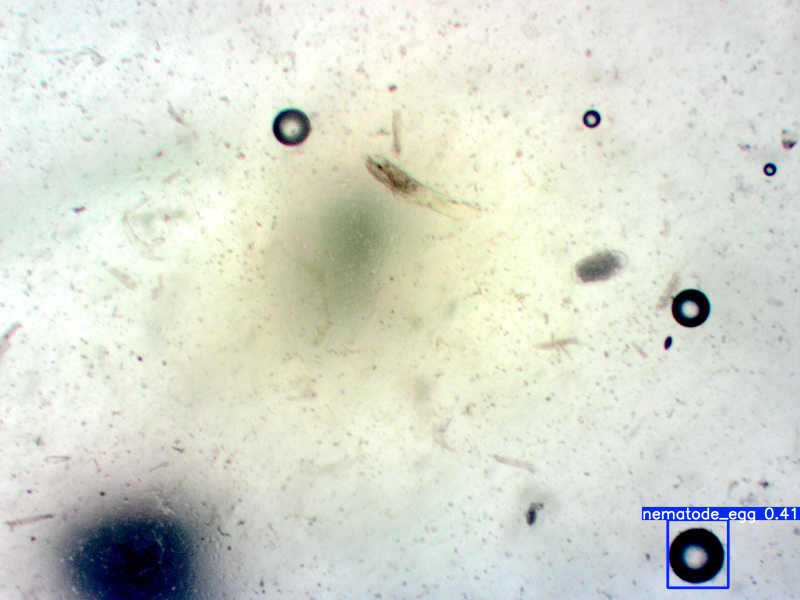
#> input picture YOLO/nematode_yolov5s/test/Image_05.tif, 1600 x 1200 px, found by its file name (shown at 1/2 size)
$ python image_process.py
#> lines starting #> are read from the running program, lines starting #| are printed output that depends on the picture; after the words box and inside, x2 and y2 are one past the last pixel; in counts of white or black regions, pixels touching at a corner belong together
import cv2
import numpy as np
import matplotlib.pyplot as plt

# Load the microscope image
image_path = "Data/Image_05.tif"  # Adjust the path if needed
image = cv2.imread(image_path)
#> image is the input picture: shape (1200, 1600, 3); mean B, G, R 206.9, 218.1, 214

# Convert to grayscale
gray = cv2.cvtColor(image, cv2.COLOR_BGR2GRAY)
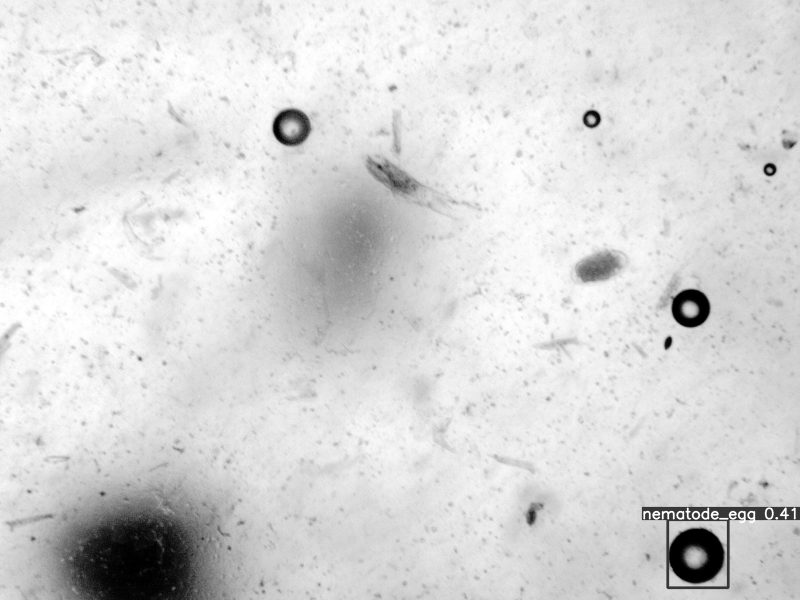
#> gray: shape (1200, 1600) (shown at 1/2 size); min 0, max 255, mean 215.6
# hsv = cv2.cvtColor(image, cv2.COLOR_BGR2HSV)

# Apply Gaussian blur to reduce noise
blurred = cv2.GaussianBlur(gray, (5, 5), 0)

# Removes unnecessary background
_, global_thresh = cv2.threshold(blurred, 150, 255, cv2.THRESH_BINARY_INV)
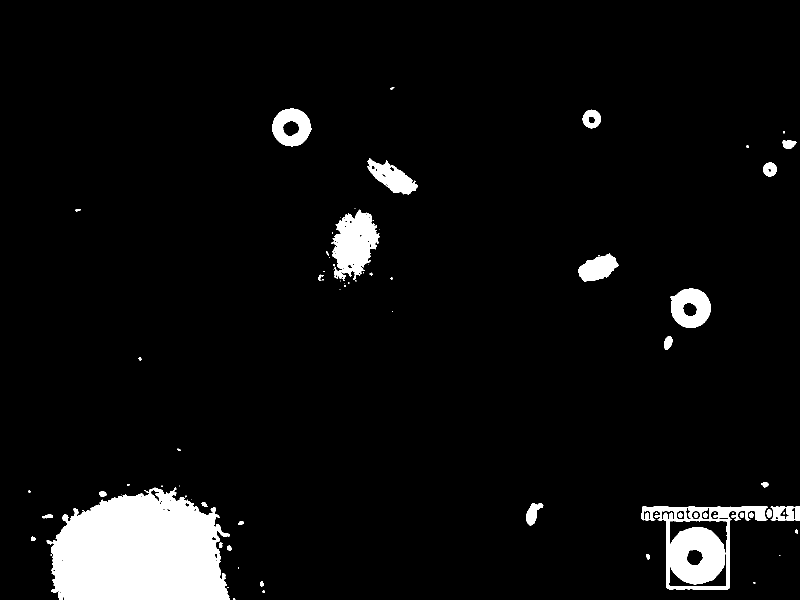
#> global_thresh: shape (1200, 1600) (shown at 1/2 size); 5.7% white; 82 white regions (44 under 20 px), largest, box (x1, y1, x2, y2) and area: (93, 975, 460, 1200) 63778, (1283, 1013, 1536, 1179) 16706, (662, 419, 759, 562) 8280

# Apply adaptive thresholding for fine details
adaptive_thresh = cv2.adaptiveThreshold(
    blurred, 255, cv2.ADAPTIVE_THRESH_GAUSSIAN_C, cv2.THRESH_BINARY_INV, 11, 2
)
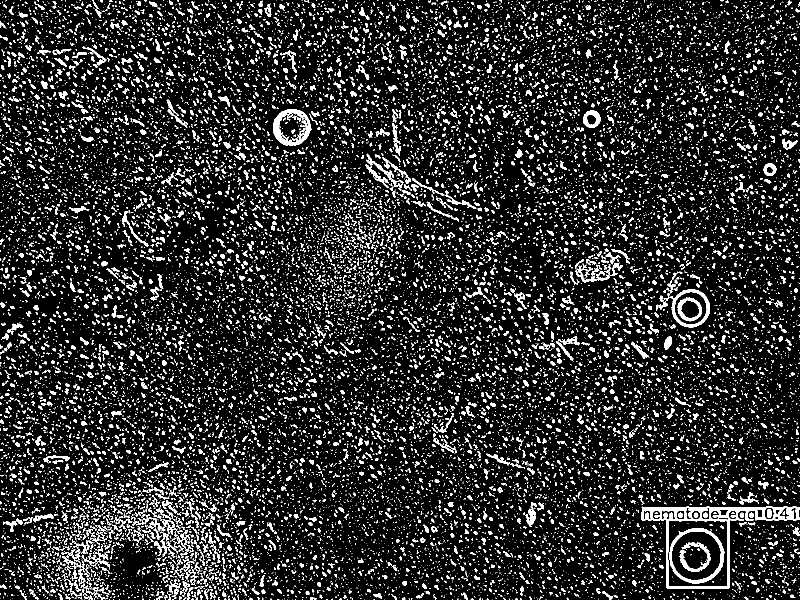
#> adaptive_thresh: shape (1200, 1600) (shown at 1/2 size); 12.7% white; 22347 white regions (19291 under 20 px), largest, box (x1, y1, x2, y2) and area: (1283, 1013, 1600, 1178) 7110, (546, 218, 624, 292) 2143, (1339, 1056, 1449, 1167) 2020

# Combine both thresholding results (to balance detail and noise removal)
combined_thresh = cv2.bitwise_and(global_thresh, adaptive_thresh)
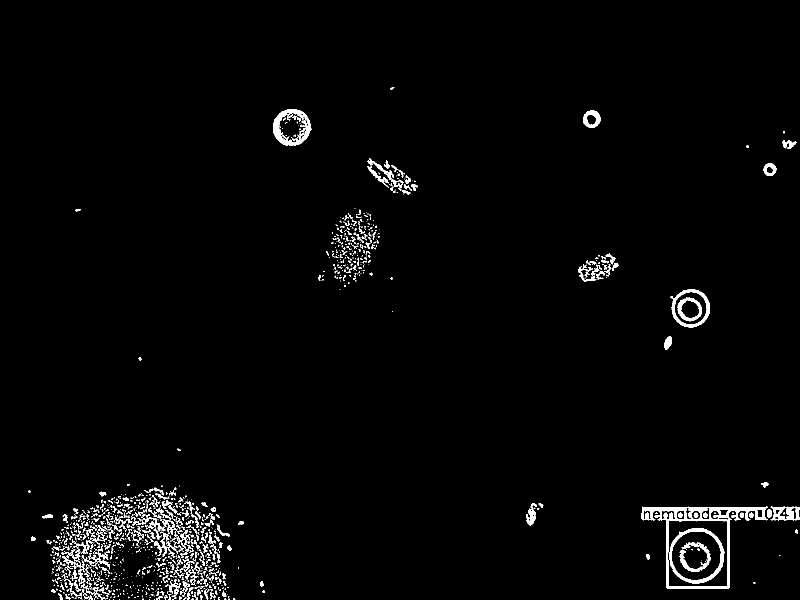
#> combined_thresh: shape (1200, 1600) (shown at 1/2 size); 2.1% white; 1313 white regions (989 under 20 px), largest, box (x1, y1, x2, y2) and area: (1283, 1013, 1536, 1178) 5913, (546, 218, 623, 292) 2142, (1339, 1056, 1449, 1167) 2017

# Perform morphological operations to remove small noise
kernel = np.ones((3, 3), np.uint8)
cleaned = cv2.morphologyEx(combined_thresh, cv2.MORPH_CLOSE, kernel, iterations=3)
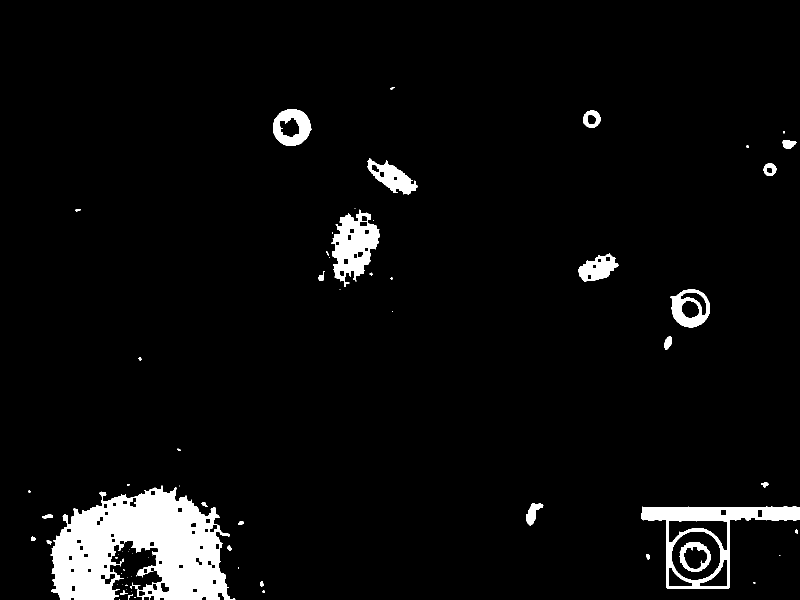
#> cleaned: shape (1200, 1600) (shown at 1/2 size); 4.7% white; 71 white regions (37 under 20 px), largest, box (x1, y1, x2, y2) and area: (101, 971, 471, 1200) 52766, (1283, 1013, 1600, 1178) 12548, (662, 419, 759, 574) 7791
cleaned = cv2.morphologyEx(cleaned, cv2.MORPH_OPEN, kernel, iterations=2)
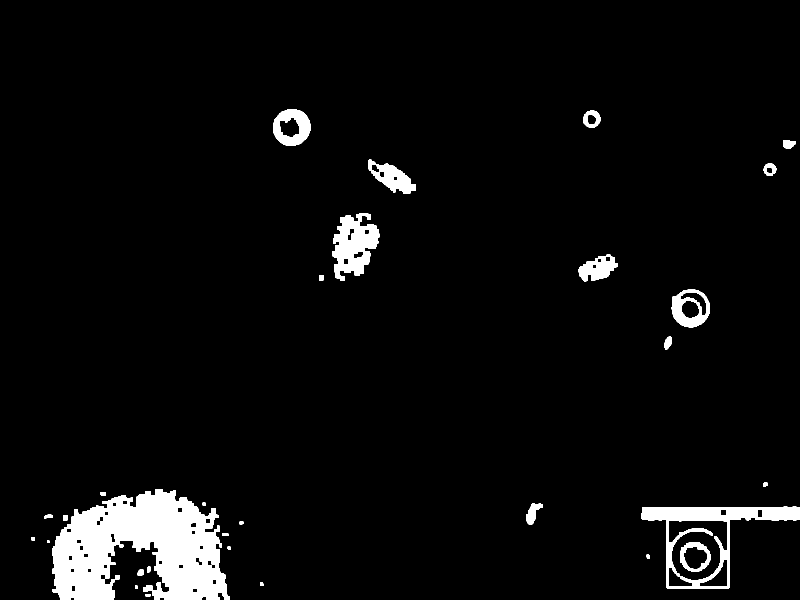
#> cleaned: shape (1200, 1600) (shown at 1/2 size); 4.6% white; 31 white regions

# Find contours
contours, _ = cv2.findContours(cleaned, cv2.RETR_EXTERNAL, cv2.CHAIN_APPROX_SIMPLE)
#> contours = 30 contours, 1 with area under 20; largest, box (x1, y1, x2, y2) and area: (104, 978, 459, 1200) 51841, (1283, 1013, 1600, 1178) 25124, (665, 427, 759, 562) 7723, (1343, 579, 1420, 655) 4527, (546, 218, 622, 292) 4258

# Filtering criteria
filtered_contours = []
min_area = 300  # Ignore small objects
max_area = 2000  # Ignore very large objects (e.g., frame artifacts)
aspect_ratio_threshold = 1.2  # Must be elongated
solidity_threshold = 0.85  # Filter out hollow bubbles and irregular debris

for cnt in contours:
    area = cv2.contourArea(cnt)
    if area < min_area or area > max_area:
        continue  # Skip objects too small or too large

    if len(cnt) >= 5:  # At least 5 points needed to fit an ellipse
        ellipse = cv2.fitEllipse(cnt)
        (x, y), (major_axis, minor_axis), angle = ellipse  # Get ellipse parameters
        aspect_ratio = max(major_axis, minor_axis) / min(major_axis, minor_axis)

        # Compute convex hull solidity (to eliminate bubbles and irregular debris)
        hull = cv2.convexHull(cnt)
        hull_area = cv2.contourArea(hull)
        solidity = area / hull_area if hull_area > 0 else 0

        if aspect_ratio > aspect_ratio_threshold and solidity > solidity_threshold:
            filtered_contours.append(cnt)
#> this loop made 30 passes
#> (area, x, y, major_axis, minor_axis, angle, aspect_ratio, hull_area) on passes 16, 26, 28, 29: (693.5, 1066.7, 1025.9, 22.99, 49.15, 27.9, 2.14, 867), (463.5, 1539.4, 338.5, 24.02, 25.1, 39.85, 1.04, 488), (301.5, 1576.7, 287.9, 16.88, 26.37, 86.58, 1.56, 320.5), (914, 1183.1, 237.8, 33.57, 34.93, 41.89, 1.04, 935.5)
#> area on passes 3, 5, 6, 7, 8, 10: 37.5, 107, 62.5, 37, 33.5, 35.5
#> after the loop, filtered_contours = 1 contour; box (x1, y1, x2, y2) and area: (1566, 281, 1592, 298) 302

# Draw only filtered contours on the original image
output_image = image.copy()
cv2.drawContours(output_image, filtered_contours, -1, (0, 255, 0), 2)
#> output_image: shape (1200, 1600, 3); 0.01% of pixels changed, all inside (x1, y1, x2, y2) = (1565, 280, 1593, 299)

# Display results
num_eggs = len(filtered_contours)
#> num_eggs = 1
plt.figure(figsize=(10, 5))
plt.subplot(1, 2, 1)
plt.imshow(gray, cmap="gray")
plt.title("Grayscale Image")

plt.subplot(1, 2, 2)
plt.imshow(cv2.cvtColor(output_image, cv2.COLOR_BGR2RGB))
plt.title(f"Detected Nematode Eggs: {num_eggs}")

plt.show()
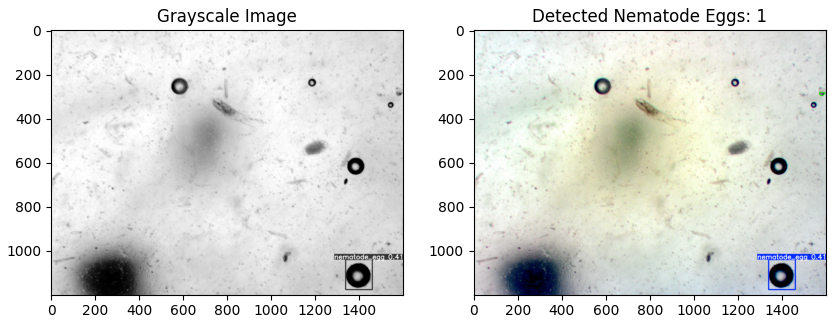
#> figure drawn by matplotlib, 2 panels

$ run again, with YOLO/nematode_yolov5s/test/Image_01.tif copied over YOLO/nematode_yolov5s/test/Image_05.tif
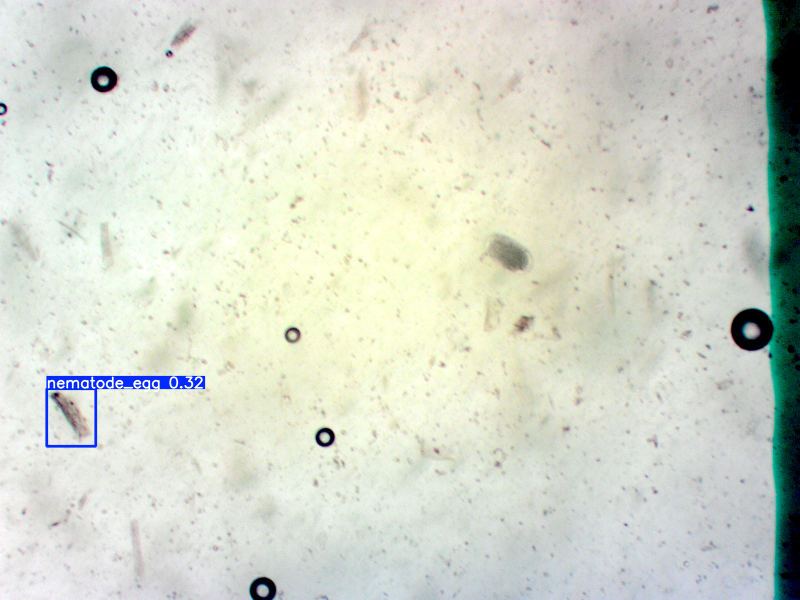
#> input picture YOLO/nematode_yolov5s/test/Image_01.tif, 1600 x 1200 px, found by its file name (shown at 1/2 size)
#> image is the input picture: shape (1200, 1600, 3); mean B, G, R 204.3, 216.9, 212.1
#> `_, global_thresh = cv2.threshold(blurred, 150, 255, cv2.THRESH_BINARY_..`:
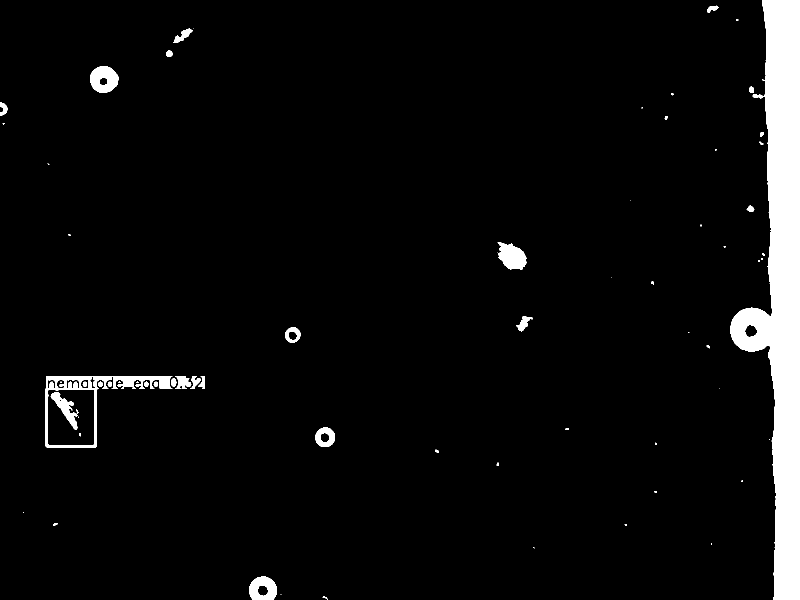
#> global_thresh: shape (1200, 1600) (shown at 1/2 size); 5% white; 67 white regions (31 under 20 px), largest, box (x1, y1, x2, y2) and area: (1460, 0, 1600, 1200) 76814, (91, 752, 345, 895) 6019, (180, 132, 238, 186) 2178
#> adaptive_thresh: shape (1200, 1600); 11.3% white; 21979 white regions (19323 under 20 px), largest, box (x1, y1, x2, y2) and area: (91, 751, 411, 896) 6810, (1537, 689, 1580, 1200) 2600, (1535, 242, 1556, 517) 1460
#> combined_thresh: shape (1200, 1600); 1.9% white; 1067 white regions (794 under 20 px), largest, box (x1, y1, x2, y2) and area: (91, 752, 345, 895) 5516, (1537, 689, 1580, 1200) 2597, (1535, 242, 1556, 517) 1460
#> contours = 28 contours, 5 with area under 20; largest, box (x1, y1, x2, y2) and area: (1485, 0, 1600, 1200) 56786, (91, 752, 410, 895) 19520, (996, 487, 1053, 539) 2062, (182, 133, 234, 185) 2058, (500, 1154, 552, 1200) 1942
#> the loop `for cnt in contours:` made 28 passes
#> (area, x, y, major_axis, minor_axis, angle, aspect_ratio, hull_area) on passes 2, 4, 14, 16, 26: (1941.5, 525.6, 1180.6, 51.86, 52.97, 26.5, 1.02, 1972), (1087, 650, 874.4, 36.21, 38.42, 56.62, 1.06, 1107.5), (398.5, 1500.6, 661.2, 39.5, 43.14, 147.7, 1.09, 1138), (336.5, 1046.3, 646.5, 15.72, 31.57, 27.9, 2.01, 427), (318, 365.8, 70.11, 14.67, 37.47, 53.16, 2.55, 483)
#> after the loop `for cnt in contours:`: filtered_contours = []
#> num_eggs = 0
#> `plt.show()`:
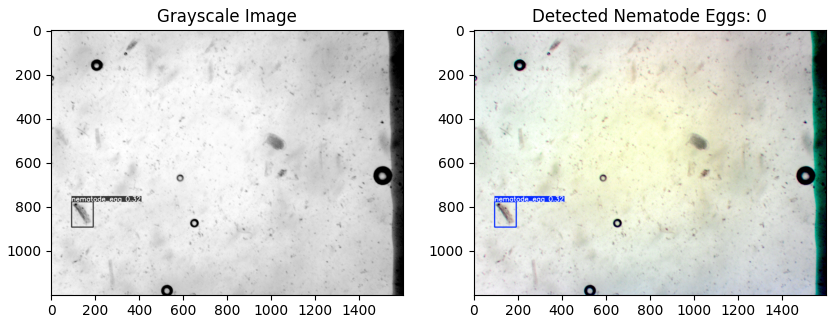
#> figure drawn by matplotlib, 2 panels

$ run again, with YOLO/nematode_yolov5s/test/Image_16.tif copied over YOLO/nematode_yolov5s/test/Image_05.tif
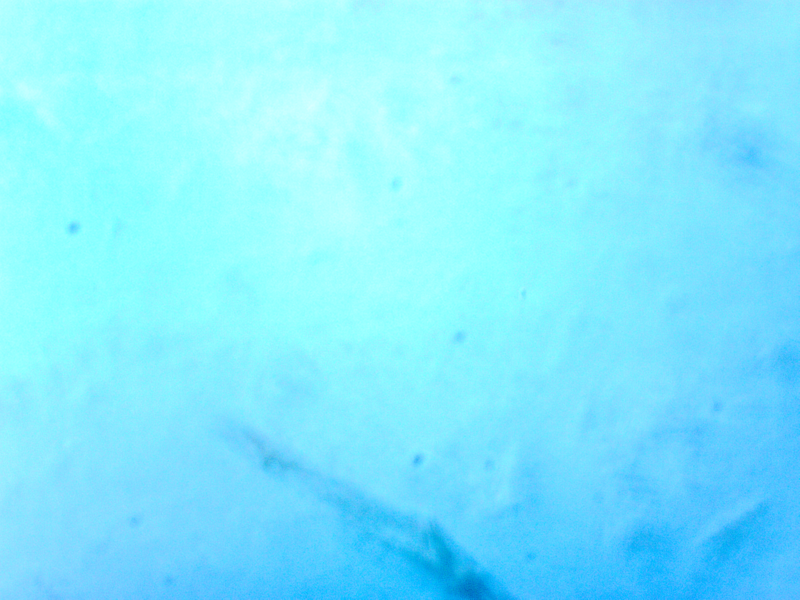
#> input picture YOLO/nematode_yolov5s/test/Image_16.tif, 1600 x 1200 px, found by its file name (shown at 1/2 size)
#> image is the input picture: shape (1200, 1600, 3); mean B, G, R 254.7, 233.6, 131
#> `_, global_thresh = cv2.threshold(blurred, 150, 255, cv2.THRESH_BINARY_..`:
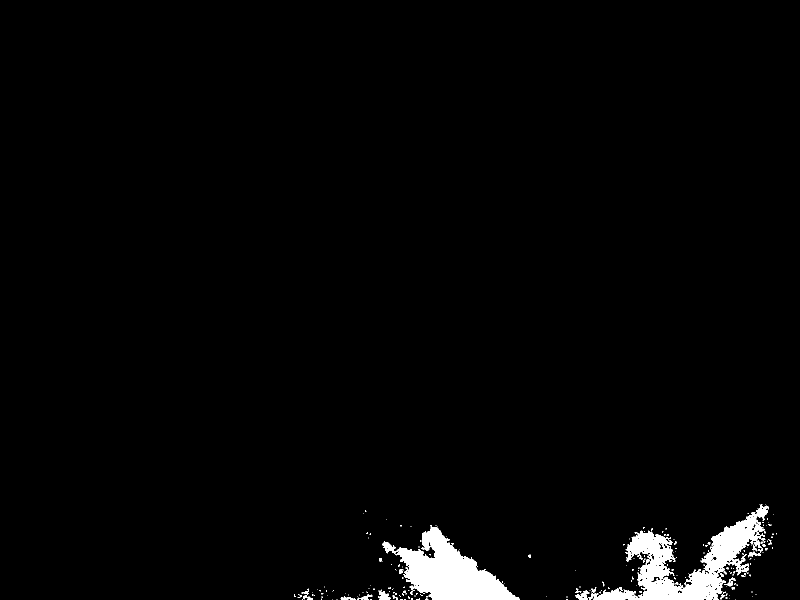
#> global_thresh: shape (1200, 1600) (shown at 1/2 size); 2.2% white; 228 white regions (197 under 20 px), largest, box (x1, y1, x2, y2) and area: (1177, 1008, 1538, 1200) 20570, (764, 1050, 1040, 1200) 17824, (756, 1179, 781, 1200) 294
#> adaptive_thresh: shape (1200, 1600); 4.4% white in thin lines or dots
#> combined_thresh: shape (1200, 1600); 0.61% white in thin lines or dots, all inside (x1, y1, x2, y2) = (588, 1008, 1554, 1200)
#> contours = 8 contours; box (x1, y1, x2, y2) and area: (1151, 1008, 1543, 1200) 26866, (767, 1053, 1039, 1200) 16353, (758, 1181, 807, 1200) 502, (681, 1189, 744, 1200) 348, (597, 1183, 626, 1200) 283, (806, 1181, 814, 1189) 46, (885, 1192, 890, 1200) 28, (759, 1117, 764, 1123) 20
#> the loop `for cnt in contours:` made 8 passes
#> (area, x, y, major_axis, minor_axis, angle, aspect_ratio, hull_area) on passes 2, 5: (347.5, 710.7, 1193.9, 18.8, 54.34, 86.68, 2.89, 587.5), (502.5, 762.3, 1189.3, 15.26, 78.99, 97.32, 5.18, 670.5)
#> after the loop `for cnt in contours:`: filtered_contours = []
#> num_eggs = 0
#> `plt.show()`:
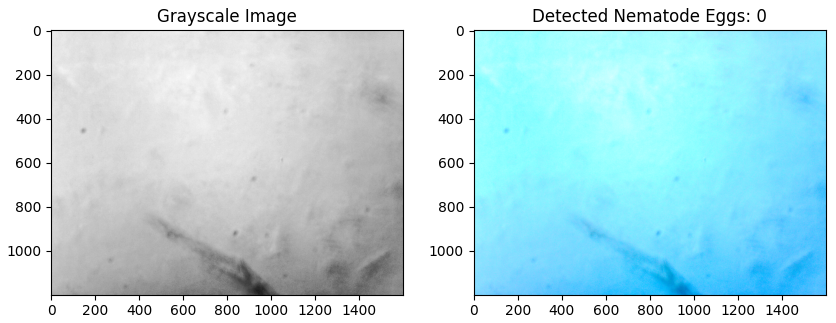
#> figure drawn by matplotlib, 2 panels

$ run again, with YOLO/nematode_yolov5s/test/Image_23.tif copied over YOLO/nematode_yolov5s/test/Image_05.tif
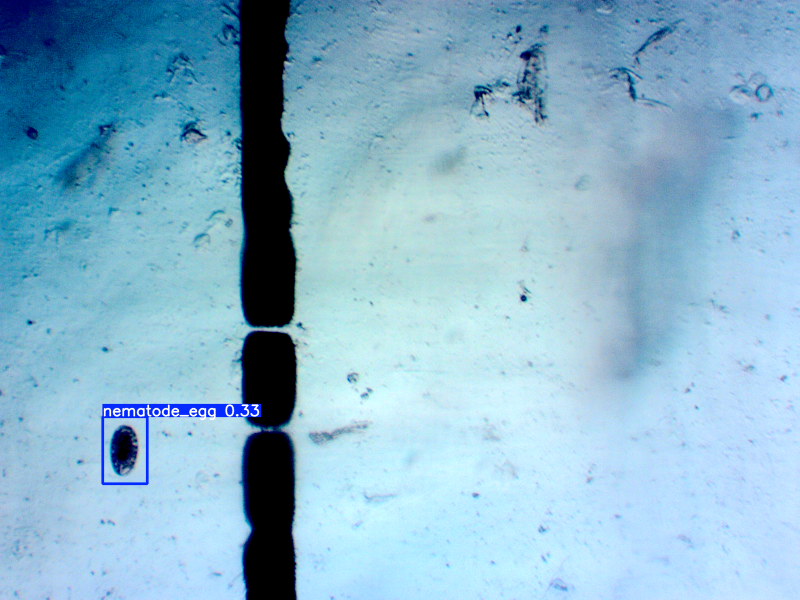
#> input picture YOLO/nematode_yolov5s/test/Image_23.tif, 1600 x 1200 px, found by its file name (shown at 1/2 size)
#> image is the input picture: shape (1200, 1600, 3); mean B, G, R 204.3, 181.3, 137.1
#> global_thresh: shape (1200, 1600); 23.4% white; 530 white regions (367 under 20 px), largest, box (x1, y1, x2, y2) and area: (0, 0, 847, 658) 280013, (856, 0, 1537, 249) 69080, (462, 659, 596, 1200) 56061
#> adaptive_thresh: shape (1200, 1600); 13.6% white; 24932 white regions (22101 under 20 px), largest, box (x1, y1, x2, y2) and area: (203, 661, 596, 1200) 15669, (416, 0, 612, 655) 10266, (221, 850, 276, 952) 2023
#> combined_thresh: shape (1200, 1600); 6.5% white; 5316 white regions (4019 under 20 px), largest, box (x1, y1, x2, y2) and area: (416, 0, 612, 655) 10198, (462, 661, 596, 1200) 9626, (203, 807, 457, 970) 5702
#> contours = 111 contours, 9 with area under 20; largest, box (x1, y1, x2, y2) and area: (0, 0, 593, 655) 188680, (889, 0, 1449, 247) 59534, (203, 662, 595, 1200) 44448, (560, 0, 831, 224) 25820, (1272, 312, 1414, 431) 9025
#> the loop `for cnt in contours:` made 111 passes
#> (area, x, y, major_axis, minor_axis, angle, aspect_ratio, hull_area) on passes 3, 20, 49, 66, 67, 71, 72, 74: (462, 643.5, 874, 17.53, 45.99, 87.43, 2.62, 686), (496, 12.46, 613.9, 27.96, 45.68, 12.31, 1.63, 948), (485, 335.6, 283.8, 26.52, 40.85, 0.392, 1.54, 924.5), (436, 1299.5, 203.1, 17.42, 43.92, 107.3, 2.52, 608.5), (346.5, 927, 196.3, 22.13, 33.17, 74.88, 1.5, 561), (968, 963.7, 187.8, 37.05, 50.99, 33.85, 1.38, 1336.5), (487, 1483.1, 177.8, 29.08, 35.04, 101.8, 1.2, 751.5), (339.5, 1210.4, 167.5, 22.98, 30.07, 82.58, 1.31, 507.5)
#> after the loop `for cnt in contours:`: filtered_contours = []
#> num_eggs = 0
#> `plt.show()`:
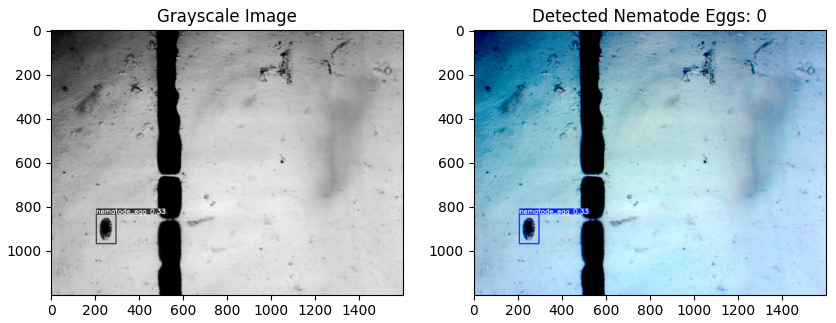
#> figure drawn by matplotlib, 2 panels
